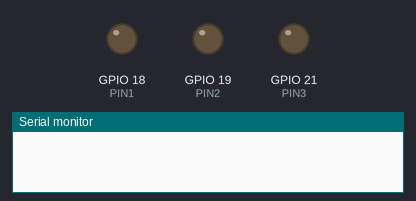
This program was run on a simulated ESP32. Parts: output pins drawn as LEDs (lit = HIGH), the last lines printed to the serial monitor.

Above: at 0.15 s.
At 1.65 s:
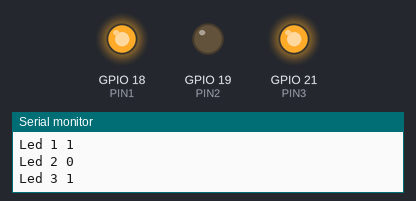
At 1.95 s:
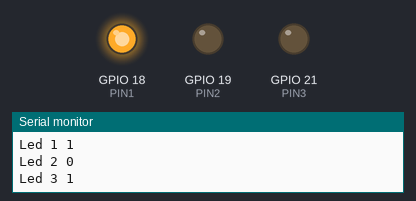
At 2.55 s:
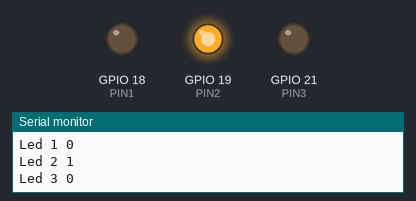
At 3.75 s:
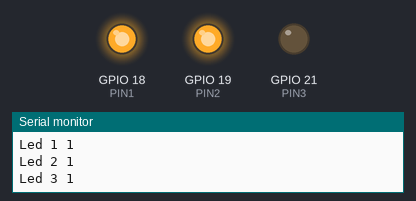
At 4.65 s:
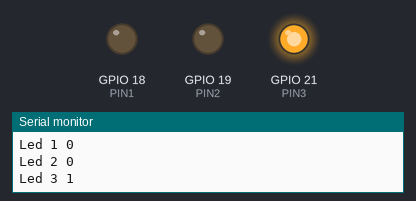
Timing chart, 0 to 5.1 s (numbered marks = the images above):
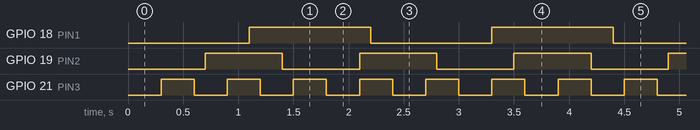

Measured:
- by itself, GPIO 18 (PIN1): alternates HIGH for 1.1 s and LOW for 1.1 s
- by itself, GPIO 19 (PIN2): alternates HIGH for 0.70 s and LOW for 0.70 s
- by itself, GPIO 21 (PIN3): alternates HIGH for 0.30 s and LOW for 0.30 s

The program:

main.cpp
```cpp
//PROCESADO DIGITAL
//PRÀCTICA 2.3

//Iniciamos las librerias de Arduino para la pràctica
#include <Arduino.h>

//Delcaramos una variable inta para controlar con la funcion timer el tiempo de aparicion por pantalla del estado de los leds y uno para controlar el numero de perdïodos que llebamos
volatile int interruptCounter_0;
int perdNum;

// Declaramos las variables que contiene el numero de los pines que usaremos, la variable timer por default que controlara el ciclo de cambio de estado de los leds y cada una de sus configuariones timerMUX.
const uint8_t PIN1=18, PIN2=19, PIN3=21;
hw_timer_t * timer0 = NULL;
hw_timer_t * timer1 = NULL;
hw_timer_t * timer2 = NULL;
hw_timer_t * timer3 = NULL;
portMUX_TYPE timerMux0 = portMUX_INITIALIZER_UNLOCKED;
portMUX_TYPE timerMux1 = portMUX_INITIALIZER_UNLOCKED;
portMUX_TYPE timerMux2 = portMUX_INITIALIZER_UNLOCKED;
portMUX_TYPE timerMux3 = portMUX_INITIALIZER_UNLOCKED;

//Ahora declaramos las acciones que ejecutaremos a la hora de las interrupciones. Lo que queremos hacer es cambiar el estado de cada uno de los les assigando a exception del primero (interruptCounter_0), que alerara la variable de estado de la salida por pantalla.
void IRAM_ATTR onTimer_0() {
  portENTER_CRITICAL_ISR(&timerMux0);
  interruptCounter_0=!interruptCounter_0;
  portEXIT_CRITICAL_ISR(&timerMux0);
}
void IRAM_ATTR onTimer_1() {
  portENTER_CRITICAL_ISR(&timerMux1);
  digitalWrite(PIN1,!digitalRead(PIN1));
  portEXIT_CRITICAL_ISR(&timerMux1);
}
void IRAM_ATTR onTimer_2() {
  portENTER_CRITICAL_ISR(&timerMux2);
  digitalWrite(PIN2,!digitalRead(PIN2));
  portEXIT_CRITICAL_ISR(&timerMux2);
}
void IRAM_ATTR onTimer_3() {
  portENTER_CRITICAL_ISR(&timerMux3);
  digitalWrite(PIN3,!digitalRead(PIN3));
  portEXIT_CRITICAL_ISR(&timerMux3);
}

// Iniciamos el Serial y declaramos la naturaleza de nuestros pines. Por otro lado, iniciamos cada uno de los timer del Esp32 del 0-3 i los enlaçamos a la accion declarada anteriormente con el timerattachInterrupt
void setup() {
  Serial.begin(115200);
  pinMode(PIN1,OUTPUT);
  pinMode(PIN2,OUTPUT);
  pinMode(PIN3,OUTPUT);

  timer0 = timerBegin(0, 80, true);
  timer1 = timerBegin(1, 80, true);
  timer2 = timerBegin(2, 80, true);
  timer3 = timerBegin(3, 80, true);

  timerAttachInterrupt(timer0, &onTimer_0, true);
  timerAttachInterrupt(timer1, &onTimer_1, true);
  timerAttachInterrupt(timer2, &onTimer_2, true);
  timerAttachInterrupt(timer3, &onTimer_3, true);

// Con el timerAlamrWrite indicaremos la frequencia con la queremos que el proceso sea interrumpido y finalmente abilitaremos el timer.
  timerAlarmWrite(timer0, 500000, true);
  timerAlarmWrite(timer1, 1100000, true);
  timerAlarmWrite(timer2, 700000, true);
  timerAlarmWrite(timer3, 300000, true);

  timerAlarmEnable(timer0);
  timerAlarmEnable(timer1);
  timerAlarmEnable(timer2);
  timerAlarmEnable(timer3);
}

// Como los interrupts controlan el estado de cada uno de los leds de forma periòdica, en el loop main unicamente mostraremos por pantalla es lestado de los leds utilizando el periodo del primer timer
void loop() {
  if (interruptCounter_0 > 0) {
    portENTER_CRITICAL(&timerMux0);
    interruptCounter_0--;
    portEXIT_CRITICAL(&timerMux0);

    perdNum++;
    Serial.print("Periode ");
    Serial.print(perdNum);
    Serial.println(":");
    Serial.print("Led 1 ");
    Serial.println(digitalRead(PIN1));
    Serial.print("Led 2 ");
    Serial.println(digitalRead(PIN2));
    Serial.print("Led 3 ");
    Serial.println(digitalRead(PIN3));
  }
}
```
